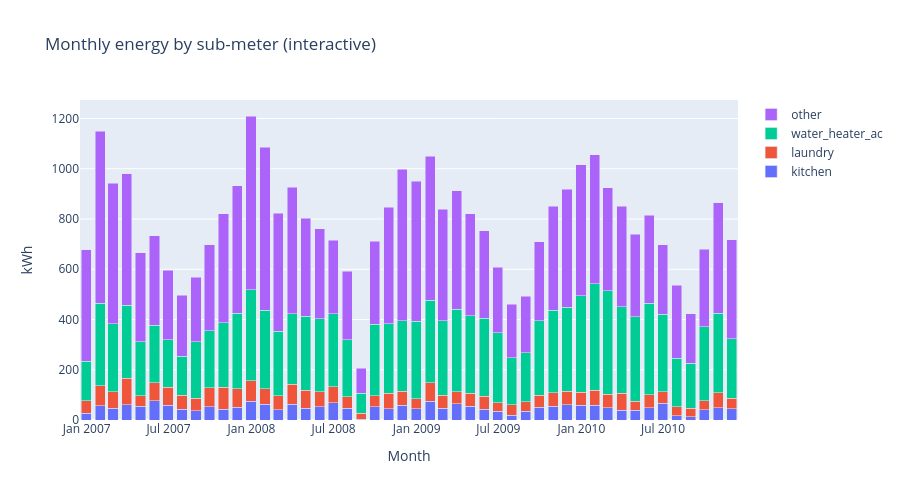

The cell this chart's notebook holds for it:
### Code cell
viz.interactive_sub_meters(daily)
